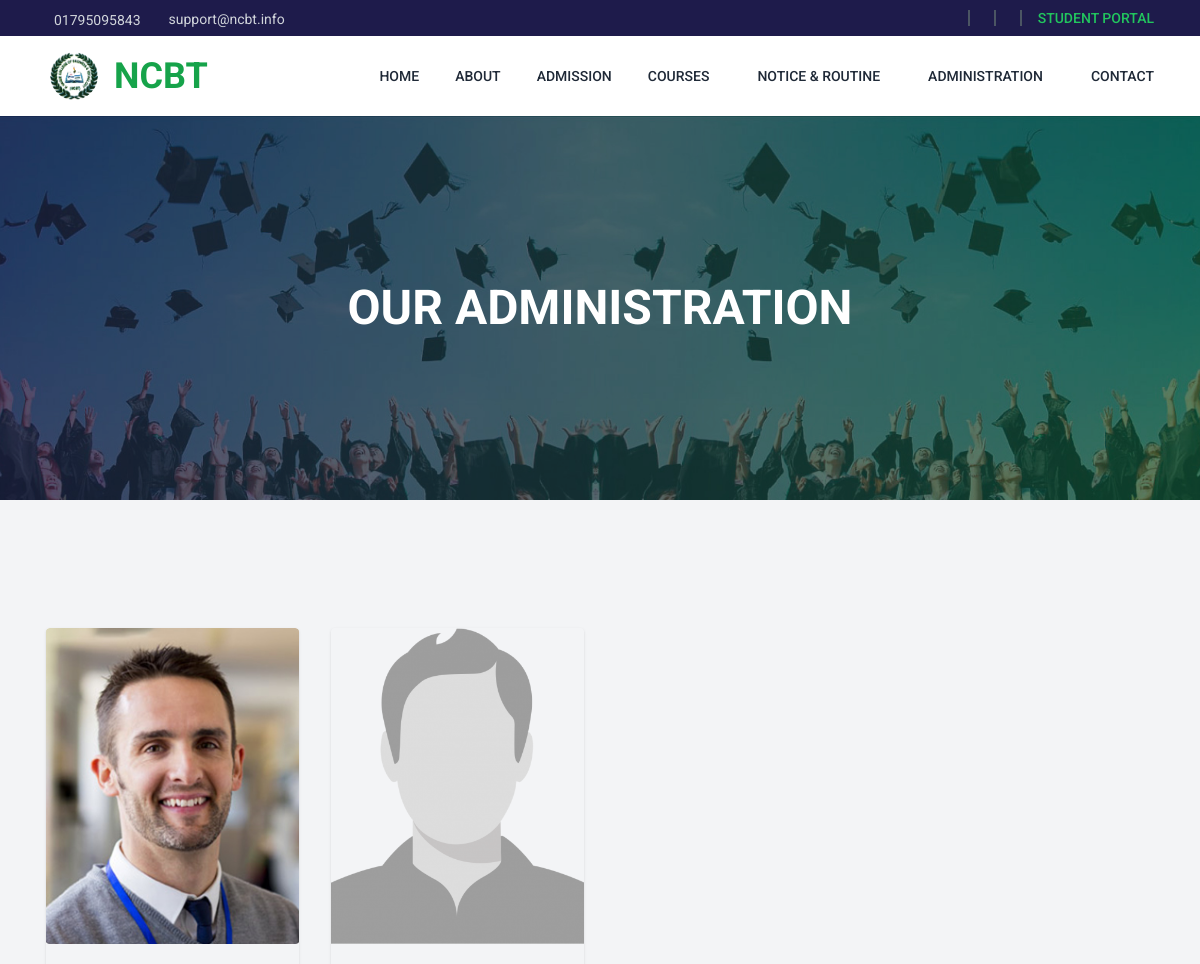
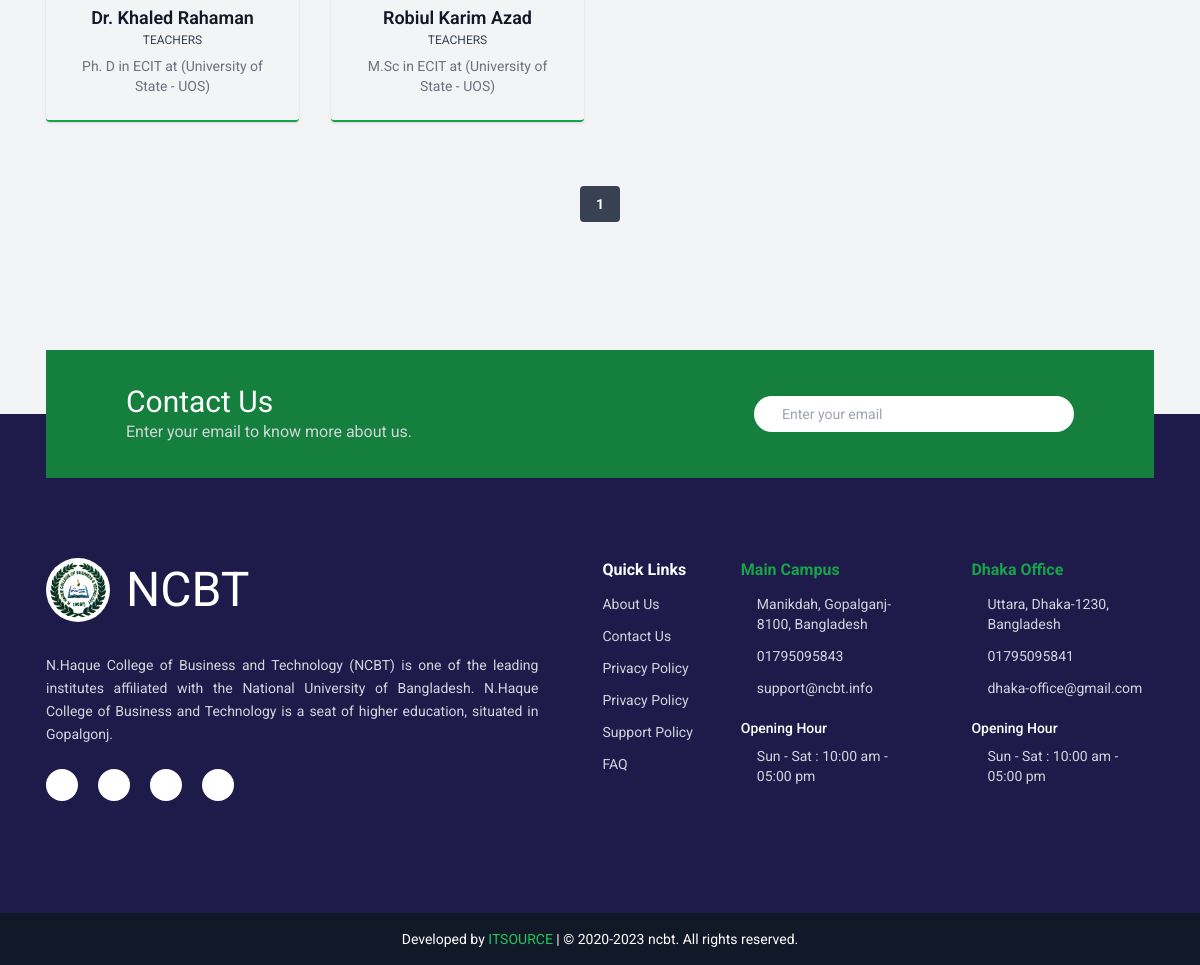
Page /administration/teachers on the earlier database version (2 pictures, top to bottom).
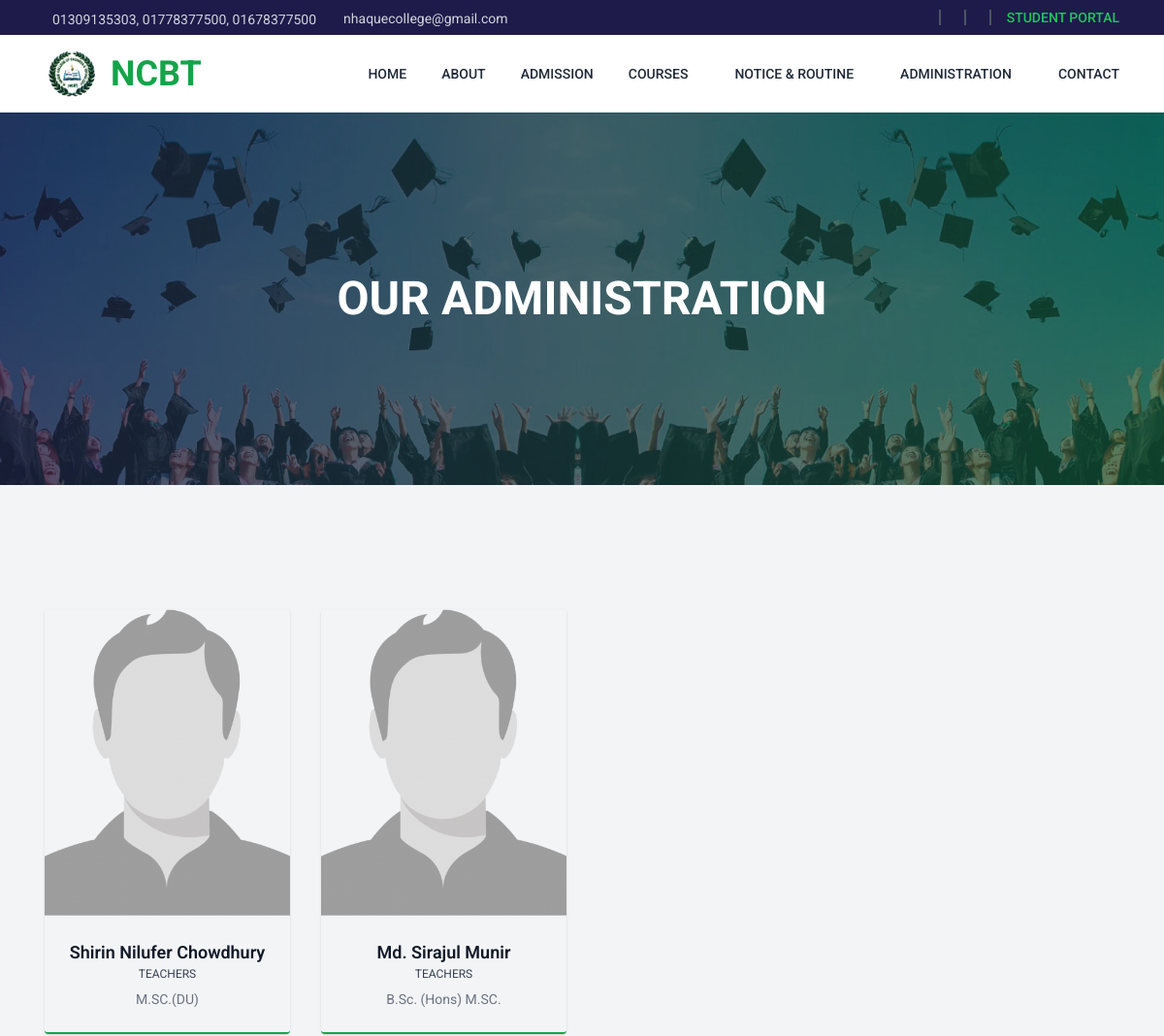
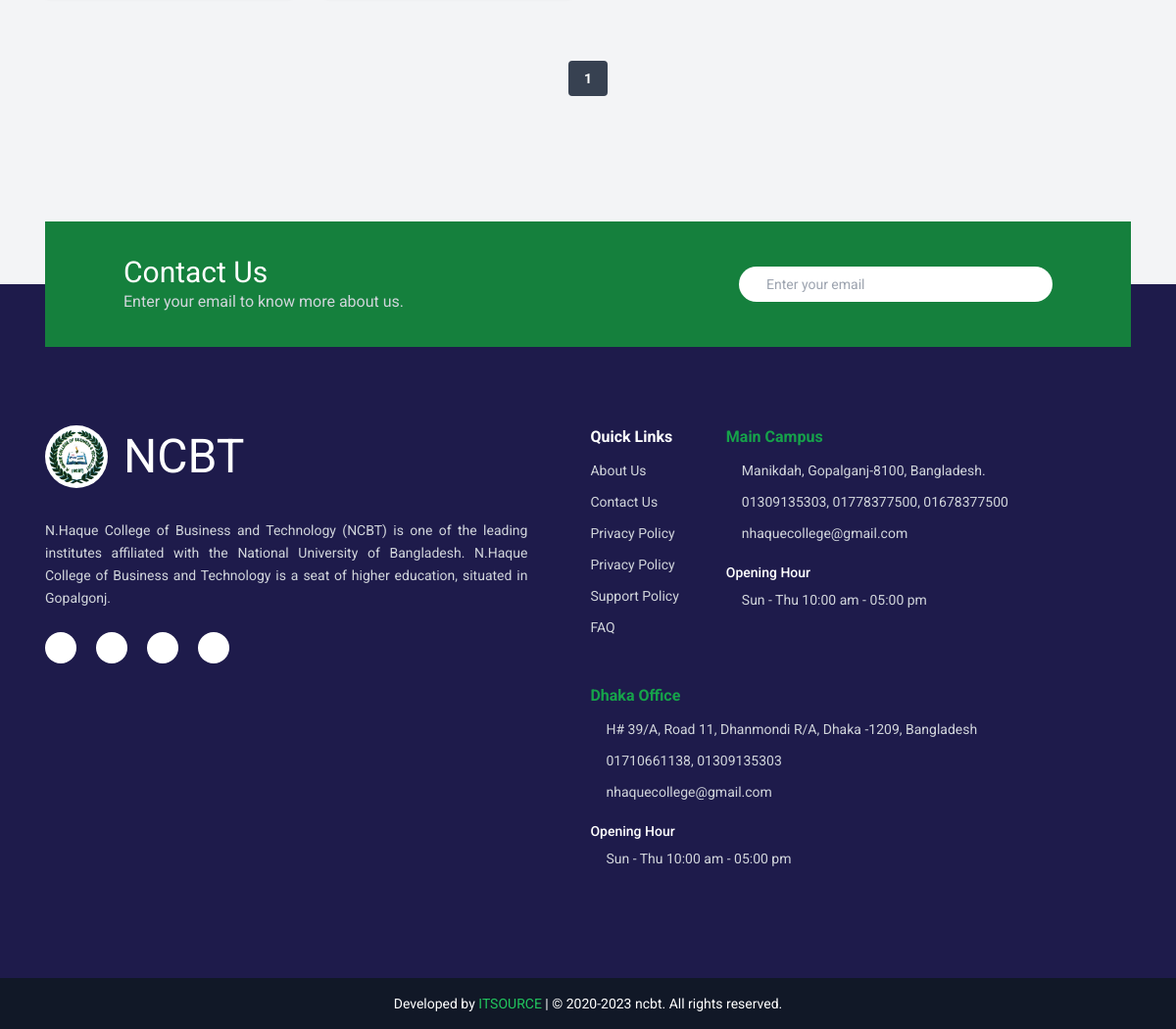
Same page on the later database version (2 pictures, top to bottom).
### app_main/models.py (models this page shows, shortened)
class ContactInformationModel(models.Model):
    TYPE = (
        ("", "Select Type"),
        ("Main Campus", "Main Campus"),
        ("Dhaka Office", "Dhaka Office"),
    )
    contact_info_type = models.CharField(max_length=125, null=True, choices=TYPE)
    details = models.TextField(
        null=True,
        max_length=325,
        blank=True,
        verbose_name="contact short summary",
        help_text="Please provide information regarding the primary objective at the main campus.",
    )
    phone = models.CharField(max_length=125, null=True)
    email = models.CharField(max_length=125, null=True)
    address = models.TextField(null=True, max_length=525)
    work = models.CharField(
        null=True, max_length=225, verbose_name="working date & time"
    )
    class Meta:
        verbose_name = "Contact Information"
        verbose_name_plural = "Contact Informations"

class FooterInformationModel(models.Model):
    logo = models.ImageField(
        upload_to="footer_logo",
        null=True,
        verbose_name="Footer logo",
        help_text="image size: w-250px x h-120",
    )
    details = models.TextField(null=True, max_length=500, verbose_name="Short Summary")
    facebook_link = models.URLField(null=True, blank=True, verbose_name="Facebook Link")
    twitter_link = models.URLField(null=True, blank=True, verbose_name="Twitter Link")
    instagram_link = models.URLField(
        null=True, blank=True, verbose_name="Instagram Link"
    )
    youtube_link = models.URLField(null=True, blank=True, verbose_name="YouTube Link")
    class Meta:
        verbose_name = "Footer Information"
        verbose_name_plural = "Footer Informations"
        ordering = ["-id"]

class AdministrationModel(models.Model):
    CATEGORY = (
        ("", "Select Administration Type"),
        ("Governing Body", "Governing Body"),
        ("Teachers", "Teachers"),
        ("Staffs", "Staffs"),
    )
    type = models.CharField(choices=CATEGORY, max_length=50, null=True)
    name = models.CharField(max_length=122, null=True)
    designation = models.CharField(max_length=120, null=True)
    education = models.CharField(max_length=255, null=True, verbose_name="last educational qualification")
    image = models.ImageField(
        upload_to="administration-profile-images", null=True, blank=True, verbose_name="profile picture"
    )
    active = models.BooleanField(default=True, null=True)
    show_on_home = models.BooleanField(default=False, null=True,verbose_name='Show on Homepage')
    joining_date = models.DateField(default=timezone.now)
    class Meta:
        verbose_name = "Administration"
        verbose_name_plural = "Administrations"
        ordering = [
            "joining_date",
            "id"
        ]

### app_main/views.py (the view)
# urls.py: path("administration/<str:type>", views.administration_view, name="administration"),
def administration_view(request, type):
    type_q = urllib.parse.unquote(type)
    administration_qs =AdministrationModel.objects.filter(type__icontains=type_q,active=True)
    administration_paginator = Paginator(administration_qs, 12)
    page = request.GET.get("page")
    try:
        administration = administration_paginator.page(page)
    except PageNotAnInteger:
        administration = administration_paginator.page(1)
    except EmptyPage:
        administration = administration_paginator.page(administration_paginator.num_pages)
    context = {
        "administration": administration,
        }
    return render(request, "app_main/administration.html", context)

### templates/app_main/administration.html (shortened to what this page needs)
{% extends 'app_main/base.html' %} {% load static %} {% block main %}
<div class="banner-area relative isolate h-60 bg-gray-950 md:h-96">
  <img
    loading="lazy"
    src="{% static 'assets/images/section-banner-bg.jpg' %}"
    alt="section banner"
    class="absolute inset-0 -z-10 h-full w-full object-cover opacity-80"
  />
  <div class="container grid h-full place-items-center text-center">
    <h1 class="text-3xl font-bold uppercase text-white md:text-5xl">
      Our Administration
    </h1>
  </div>
</div>
<section class="my-8 py-8 md:my-16 md:py-16">
    <div class="advisor-list container">
        {% if administration %}
        <div class="grid grid-cols-1 gap-8 sm:grid-cols-2 xl:grid-cols-4">
            {% for item in administration %}
            <div
            class="advisor-wrapper group overflow-hidden rounded border-b-2 border-b-green-600 shadow transition-all"
            >
            <div
                class="advisor-thumb relative isolate before:invisible before:absolute before:inset-0 before:z-10 before:bg-gradient-to-b before:from-gray-800/40 before:from-0% before:to-green-800/70 before:to-80% before:opacity-0 before:transition-all group-hover:before:visible group-hover:before:opacity-100"
            >
                <img
                src="{% if item.image %}{{ item.image.url }}{% else %}{% static 'assets/images/default-profile.png' %}{% endif %}"
                alt="profile-img-{{ forloop.counter }}"
                class="w-full object-cover aspect-[4/5]"
                />
            </div>
            <div
                class="advisor-teacher-info relative z-20 flex flex-col items-center justify-center p-6 text-center"
            >
                <h3 class="text-lg font-semibold text-gray-900 capitalize">{{ item.name }}</h3>
                <span class="text-xs text-gray-700 uppercase mb-2 block">{{ item.type }}</span>
                <span class="text-sm text-gray-500">{{ item.education }}</span>
            </div>
            </div>
            {% endfor %}
        </div>
        {% endif %}
        <div class="mt-8 flex justify-center gap-2 text-sm font-bold md:mt-16">
            {% if administration.has_previous %}
            <a href="?page={{ administration.previous_page_number }}"
              class="flex items-center rounded px-4 py-2 text-gray-700 transition-colors duration-300 hover:bg-gray-700 hover:text-white">
              <i class="ti ti-arrow-left font-bold"></i>
            </a>
            {% else %}
            <a href="#" class="flex cursor-not-allowed items-center rounded px-4 py-2 text-gray-400">
            </a>
            {% endif %}
            {% for page_number in administration.paginator.page_range %}
            {% if administration.number == page_number %}
            <a class="items-center rounded bg-gray-700 px-4 py-2 text-white duration-300 sm:flex">
              {{ page_number }}
            </a>
            {% else %}
            <a href="?page={{ page_number }}"
              class="items-center rounded px-4 py-2 text-gray-700 transition-colors duration-300 hover:bg-gray-700 hover:text-white sm:flex">
              {{ page_number }}
            </a>
            {% endif %} {% endfor %}
            {% if administration.has_next %}
            <a href="?page={{ administration.next_page_number }}"
              class="flex items-center rounded px-4 py-2 text-gray-700 transition-colors duration-300 hover:bg-gray-700 hover:text-white">
              <i class="ti ti-arrow-right font-bold"></i>
            </a>
            {% else %}
            <a href="#" class="flex cursor-not-allowed items-center rounded px-4 py-2 text-gray-400">
            </a>
            {% endif %}
          </div>
    </div>
</section>
{% endblock main %}

### templates/app_main/base.html (shortened to what this page needs)
{% load static %}
<!DOCTYPE html>
<html class="no-js" lang="zxx">
<head>
  <link rel="stylesheet" href="https://cdn.jsdelivr.net/npm/@tabler/icons-webfont@latest/tabler-icons.min.css" />
  <link rel="stylesheet" href="https://cdn.jsdelivr.net/npm/swiper@10/swiper-bundle.min.css" />
  <link rel="stylesheet" href="https://cdnjs.cloudflare.com/ajax/libs/magnific-popup.js/1.1.0/magnific-popup.min.css"
 />
  <link rel="stylesheet" href="{% static 'assets/css/output.css' %}" />
</head>
<body class="bg-gray-100">
  {% include 'components/nav.html' %}
  {% block main %} {% endblock main %}
  {% include 'components/footer.html' %}
</body>
</html>

### templates/components/nav.html (shortened to what this page needs)
<div class="nav-secondary bg-indigo-950">
  <div
    class="container hidden items-center justify-between py-1.5 text-sm text-gray-300 md:flex"
  >
  {% if main_campus %}
    <div class="flex items-center gap-5">
      <span class="flex items-center gap-2">
        <span class="mt-1">{{ main_campus.phone }}</span>
      </span>
      <span class="flex items-center gap-2">
        <span class="mt-0.5">{{ main_campus.email }}</span>
      </span>
    </div>
  {% endif %}
    <div class="flex items-center gap-3 text-sm text-gray-300">
      <span class="inline-block h-4 w-0.5 bg-gray-600"></span>
      <span class="inline-block h-4 w-0.5 bg-gray-600"></span>
      <span class="inline-block h-4 w-0.5 bg-gray-600"></span>
      <a href="{% url 'login' %}" class="font-medium uppercase text-green-500 hover:text-green-600">
        Student Portal
      </a>
    </div>
  </div>
</div>
<nav class="sticky top-0 z-50 w-full bg-white" aria-label="Global">
  <div
    class="nav-wrapper container flex h-16 items-center justify-between px-4 lg:h-20"
  >
    <div class="flex w-full items-center justify-between lg:w-auto">
      <a class="flex items-center gap-3" href="{% url 'app_main:home' %}">
        <img loading="lazy"
          src="{{footer.logo.url}}"
          alt="footer logo"
          class="w-12 rounded-full bg-white p-1 md:w-14"
        />
        <span class="text-3xl font-bold text-green-600 md:text-4xl">NCBT</span>
      </a>
    </div>
    <div id="navbar" class="">
      <ul class="nav-menu">
        <li>
          <a class="nav-link active" href="/">Home</a>
        </li>
        <li class="">
          <a class="nav-link" href="{% url 'app_main:aboutus' %}">About</a>
        </li>
        <li class="">
          <a class="nav-link" href="{% url 'app_main:admission' %}">
            Admission
          </a>
        </li>
        <li class="dropdown [--strategy:static] lg:[--strategy:absolute]">
          <button
            type="button"
            class="nav-link menu-toggle-btn flex items-center gap-x-3"
          >
            Courses
          </button>
        </li>
        <li class="dropdown [--strategy:static] lg:[--strategy:absolute]">
          <button
            type="button"
            class="nav-link menu-toggle-btn flex items-center gap-x-3"
          >
            Notice & Routine
          </button>
        </li>
        <li class="dropdown [--strategy:static] lg:[--strategy:absolute]">
          <button
            type="button"
            class="nav-link menu-toggle-btn flex items-center gap-x-3"
          >
            Administration
          </button>
        </li>
        <li class="">
          <a class="nav-link !pr-0" href="{% url 'app_main:contactus' %}">
            Contact
          </a>
        </li>
      </ul>
    </div>
  </div>
</nav>

### templates/components/footer.html (shortened to what this page needs)
{% load static %}
<footer
  class="footer-bg mt-16 md:mt-32 flex w-full flex-col items-center justify-center bg-indigo-950 text-gray-300"
>
  <div class="container">
    <div
      class="flex flex-col -mt-8 md:-mt-16 justify-between gap-4 bg-green-700 p-6 min-h-[8rem] md:flex-row md:items-center md:px-8 xl:px-20"
    >
      <div>
        <h2 class="text-xl text-white md:text-3xl">Contact Us</h2>
        <p class="text-sm md:text-base">
          Enter your email to know more about us.
        </p>
      </div>
      <form
        class="flex w-full gap-2 rounded-3xl bg-white px-5 py-2 md:max-w-xs"
        action="{% url 'app_main:contactus' %}#contact-section"
      >
        <input
          type="email"
          name="email"
          required
          placeholder="Enter your email"
          class="w-full border-none px-2 text-sm text-gray-700 outline-none"
        />
      </form>
    </div>
    <div
      class="my-4 grid w-full gap-16 py-8 md:mb-8 md:py-16 lg:grid-cols-9 lg:gap-0"
    >
      {% if footer %}
      <div class="flex flex-col items-center md:items-start lg:col-span-4">
        <a class="mb-8 flex items-center gap-4 text-5xl" href="#">
          <img loading="lazy"
            src="{{footer.logo.url}}"
            alt="footer logo"
            class="w-16 rounded-full bg-white p-1"
          />
          <span class="text-white">NCBT</span>
        </a>
        <p
          class="mb-6 max-w-md text-center text-sm leading-relaxed md:max-w-none md:text-left lg:text-justify"
        >
          {{ footer.details }}
        </p>
        <ul class="flex gap-5 text-xl">
          <li>
            <a
              href="{% if  footer.facebook_link %}{{ footer.facebook_link }}{% else %}#{% endif %}"
              class="grid aspect-square w-8 place-items-center rounded-full bg-white text-gray-500"
            >
            </a>
          </li>
          <li>
            <a
              href="{% if  footer.instagram_link %}{{ footer.instagram_link }}{% else %}#{% endif %}"
              class="grid aspect-square w-8 place-items-center rounded-full bg-white text-gray-500"
            >
            </a>
          </li>
          <li>
            <a
              href="{% if  footer.twitter_link %}{{ footer.twitter_link }}{% else %}#{% endif %}"
              class="grid aspect-square w-8 place-items-center rounded-full bg-white text-gray-500"
            >
            </a>
          </li>
          <li>
            <a
              href="{% if  footer.youtube_link %}{{ footer.youtube_link }}{% else %}#{% endif %}"
              class="grid aspect-square w-8 place-items-center rounded-full bg-white text-gray-500"
            >
            </a>
          </li>
        </ul>
      </div>
      {% endif %}
      <div
        class="flex w-full flex-col flex-wrap justify-center gap-6 md:flex-row md:gap-12 lg:col-span-5 lg:pl-10 xl:pl-16"
      >
        <div class="w-max">
          <h2 class="mb-3 text-sm font-bold text-white md:text-base">
            Quick Links
          </h2>
          <div
            class="grid grid-cols-2 gap-6 text-[0.8rem] sm:grid-cols-1 md:gap-3 md:text-sm"
          >
            <div class="flex flex-col gap-3">
              <a href="#">About Us</a>
              <a href="#">Contact Us</a>
              <a href="#">Privacy Policy</a>
            </div>
            <div class="flex flex-col gap-3">
              <a href="#">Privacy Policy</a>
              <a href="#">Support Policy</a>
              <a href="#">FAQ</a>
            </div>
          </div>
        </div>
        <div class="flex-1">
          <h2 class="mb-3 text-sm font-bold text-green-600 md:text-base">
            Main Campus
          </h2>
          {% if main_campus %}
          <div class="flex flex-col gap-3 text-[0.8rem] md:text-sm">
            <a href="#" class="flex items-center gap-4">
              <span>{{ main_campus.address }}</span>
            </a>
            <a href="#" class="flex items-center gap-4">
              <span>{{ main_campus.phone }}</span>
            </a>
            <a href="#" class="flex items-center gap-4">
              <span>{{ main_campus.email }}</span>
            </a>
            <div class="mt-2">
              <h5 class="mb-2 font-medium text-white">Opening Hour</h5>
              <span class="flex items-center gap-4">
                {{ main_campus.work }}
              </span>
            </div>
          </div>
          {% endif %}
        </div>
        <div class="flex-1">
          <h2 class="mb-3 text-sm font-bold text-green-600 md:text-base">
            Dhaka Office
          </h2>
          {% if dhaka_office %}
          <div class="flex flex-col gap-3 text-[0.8rem] md:text-sm">
            <a href="#" class="flex items-center gap-4">
              <span>{{ dhaka_office.address }}</span>
            </a>
            <a href="#" class="flex items-center gap-4">
              <span>{{ dhaka_office.phone }}</span>
            </a>
            <a href="#" class="flex items-center gap-4">
              <span>{{ dhaka_office.email }}</span>
            </a>
            <div class="mt-2">
              <h5 class="mb-2 font-medium text-white">Opening Hour</h5>
              <span class="flex items-center gap-4">
                {{ dhaka_office.work }}
              </span>
            </div>
          </div>
          {% endif %}
        </div>
      </div>
    </div>
  </div>
  <div class="mt-4 w-full bg-gray-900 p-4 text-center text-xs sm:text-sm">
    <p class="text-white">
      Developed by
      <a
        class="text-green-500 hover:underline"
        href="https://www.itsourcebd.com/"
        target="_blank"
      >
        ITSOURCE
      </a>
      | © 2020-2023 ncbt. All rights reserved.
    </p>
  </div>
</footer>

Differences in the rows shown:
removed AdministrationModel: image (picture), name "Dr. Khaled Rahaman", type "TEACHERS", education "Ph. D in ECIT at (University of State - UOS)"
removed AdministrationModel: name "Robiul Karim Azad", type "TEACHERS", education "M.Sc in ECIT at (University of State - UOS)"
changed ContactInformationModel: phone "01795095843" → "01309135303, 01778377500, 01678377500"; email "support@ncbt.info" → "nhaquecollege@gmail.com"; address "Manikdah, Gopalganj-8100, Bangladesh" → "Manikdah, Gopalganj-8100, Bangladesh."; work "Sun - Sat : 10:00 am - 05:00 pm" → "Sun - Thu 10:00 am - 05:00 pm"
added AdministrationModel: name "Shirin Nilufer Chowdhury", type "TEACHERS", education "M.SC.(DU)"
added AdministrationModel: name "Md. Sirajul Munir", type "TEACHERS", education "B.Sc. (Hons) M.SC."
changed ContactInformationModel: address "Uttara, Dhaka-1230, Bangladesh" → "H# 39/A, Road 11, Dhanmondi R/A, Dhaka -1209, Bangladesh"; phone "01795095841" → "01710661138, 01309135303"; email "dhaka-office@gmail.com" → "nhaquecollege@gmail.com"; work "Sun - Sat : 10:00 am - 05:00 pm" → "Sun - Thu 10:00 am - 05:00 pm"
